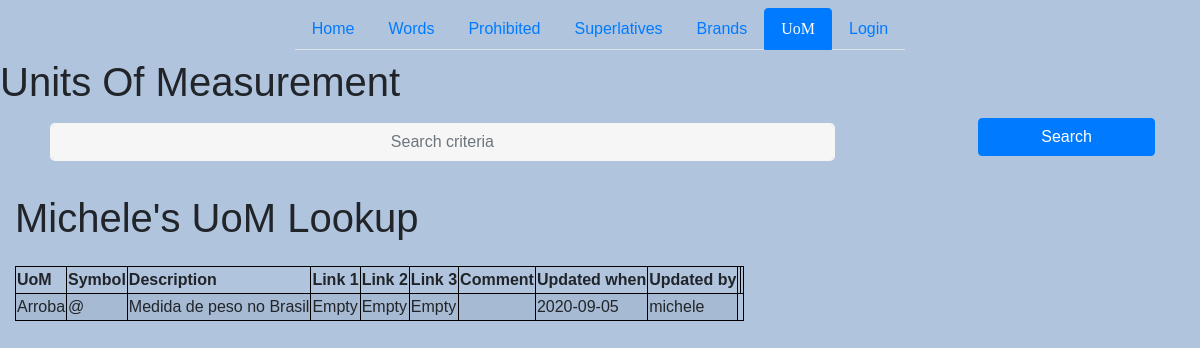
The app's page /uom with its own data.
### models.py (models this page shows)
class Uom(db.Model):
    id = db.Column(db.Integer, primary_key=True)
    unit = db.Column(db.String(120), nullable=False, unique=True)
    symbol = db.Column(db.String(120), nullable=True)
    description = db.Column(db.String(120), nullable=True)
    ss1 = db.Column(db.String(120), nullable=True)
    ss2 = db.Column(db.String(120), nullable=True)
    ss3 = db.Column(db.String(120), nullable=True)
    comment = db.Column(db.String(120), nullable=True)
    updated_by = db.Column(db.Integer, db.ForeignKey('user.id'), nullable=False)
    updated_when = db.Column(db.DateTime, nullable=False, default=datetime.utcnow)

### routes.py (the view)
@app.route('/uom', methods=['GET', 'POST'])
def uom():
    if request.method == 'POST':
        if request.form['unit'] == '':
            return "uom cannot be empty"
        else:
            unit = request.form['unit']
            symbol = request.form['symbol']
            description = request.form['description']
            ss1 = request.form['ss1']
            ss2 = request.form['ss2']
            ss3 = request.form['ss3']
            comment = request.form['comment']
            uom = Uom(unit=unit, symbol=symbol, description=description, ss1=ss1, ss2=ss2,ss3=ss3, comment=comment, updated_by=current_user.username)
            try:
                db.session.add(uom)
                db.session.commit()
                return redirect('/uom')
            except:
                return "There was a problem adding new uom."
    else:
        uom = Uom.query.order_by(Uom.updated_when).all()
        return render_template('uom.html', uom=uom)

### templates/uom.html (shortened to what this page needs)
{% extends 'base.html' %}
{% block content %}
<h1> Units Of Measurement </h1>
<div class="container">
<form action="/uom/search" method="POST">
    <div class="form-row">
        <div class="col-sm-10 my-1">
            <input type="text" class="form-control" name="search" id="search" placeholder="Search criteria" >
        </div>
        <div class="col-sm-2 my-1">
            <button type="submit" class="btn btn-primary btn-block">Search</button>
        </div>
    </div>
</form>
</div>
<div class="container-fluid">
    <h1 class="my-4">Michele's UoM Lookup</h1>
    {% if uom|length < 1 %}
    <h3 style="color:Red;"><p>No uom like {{ searchword}} found</p></h3>
    <meta http-equiv="refresh" content="2; URL={{ url_for('uom')}}">
    {% else %}
    <table class=" table-striped  table-responsive">
        <thead class="thead-light">
            <tr>
                <th>UoM</th>
                <th>Symbol</th>
                <th>Description</th>
                <th>Link 1</th>
                <th>Link 2</th>
                <th>Link 3</th>
                <th>Comment</th>
                <th>Updated when</th>
                <th>Updated by</th>
                <th></th>
                <th></th>
            </tr>
        </thead>
        <tbody>
            {% for uom in uom %}
            <tr>
                <td>{{ uom.unit }}</a></td>
                <td>{{ uom.symbol }}</a></td>
                <td>{{ uom.description }}</a></td>
                {% if uom.ss1 != '' %}
                    <td><a href="{{ uom.ss1 }}">Link</a></td>
                {% else %}
                    <td>Empty</td>
                {% endif %}
                {% if uom.ss2 != '' %}
                    <td><a href="{{ uom.ss2 }}">Link</a></td>
                {% else %}
                    <td>Empty</td>
                {% endif %}
                {% if uom.ss3 != '' %}
                    <td><a href="{{ uom.ss3 }}">Link</a></td>
                {% else %}
                    <td>Empty</td>
                {% endif %}
                <td>{{ uom.comment}}</a></td>
                <td>{{ uom.updated_when.date() }}</td>
                <td>{{ uom.updated_by}}</td>
            </tr>
            {% endfor %}
        </tbody>
    </table>
    {% endif %}
</div>
{% endblock content %}

### static/css/main.css (style rules this page uses)
body { background: lightsteelblue; }
html { background-color: #56baed; }
body { font-family: 'Arial', 'Times New Roman' ; height: 100vh; }
table { border-collapse: collapse; }
td, th, tr { border: 1px solid black; border-collapse: collapse; }
input[type=text], input[type=password] { background-color: #f6f6f6; border: none; color: #0d0d0d; padding: 15px 32px; text-align: center; text-decoration: none; display: inline-block; font-size: 16px; margin: 5px; width: 85%; border: 2px solid #f6f6f6; -webkit-transition: all 0.5s ease-in-out; -moz-transition: all 0.5s ease-in-out; -ms-transition: all 0.5s ease-in-out; -o-transition: all 0.5s ease-in-out; transition: all 0.5s ease-in-out; -webkit-border-radius: 5px 5px 5px 5px; border-radius: 5px 5px 5px 5px; }
input[type=text]:placeholder { color: #cccccc; }

### records on screen
Uom: unit "Arroba", symbol "@", description "Medida de peso no Brasil", ss1 "Empty", ss2 "Empty", ss3 "Empty", updated_when "2020-09-05", updated_by "michele"
